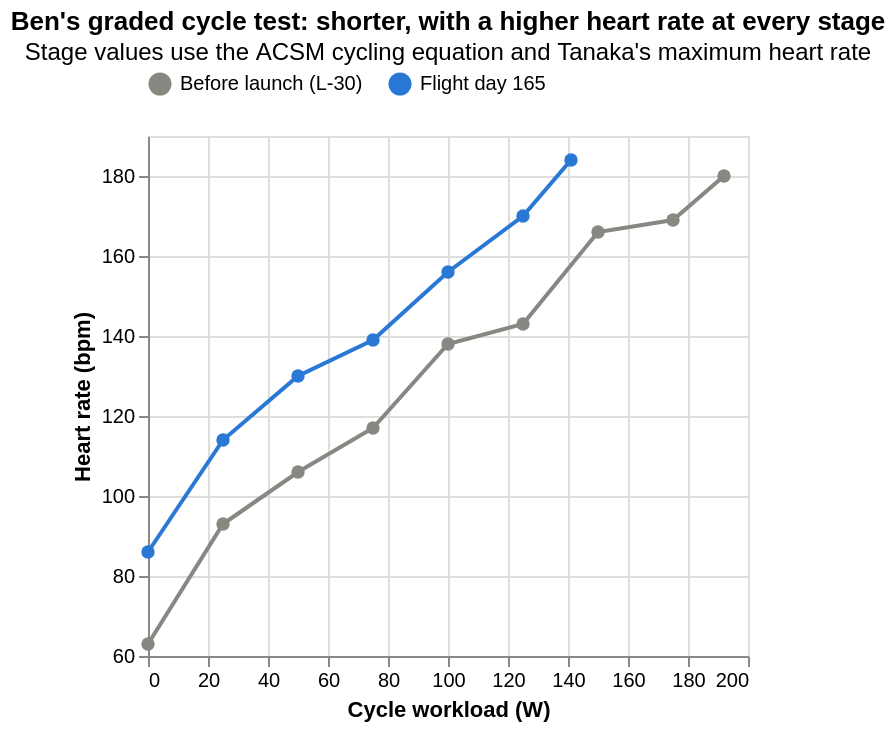

Notebook code for this chart:
### Markdown cell above
## 5. Aerobic capacity and the cycle test

VO2peak readings on the in-flight schedule, then a full graded test for Ben (no exercise) before launch and on flight day 165, one of the test days in NASA's schedule. After deconditioning the same workload takes more heart beats, which is what Campaign 3 subjects showed (a median 27.5 bpm more).

### Code cell
cyc = gs.CycleErgometer(seed=5)
stages = pd.concat([pd.DataFrame(cyc.session(ben, d)["stages"]).assign(when=w)
                    for d, w in ((-30, "Before launch (L-30)"), (164, "Flight day 165"))])
WHEN = alt.Scale(domain=["Before launch (L-30)", "Flight day 165"], range=[GRAY, BLUE])
alt.Chart(stages).mark_line(point=alt.OverlayMarkDef(size=45, filled=True), strokeWidth=2).encode(
    x=alt.X("watts:Q", title="Cycle workload (W)"), y=alt.Y("hr_bpm:Q", title="Heart rate (bpm)", scale=alt.Scale(zero=False)),
    color=alt.Color("when:N", scale=WHEN, title=None, legend=alt.Legend(orient="top")),
    tooltip=["when", "watts", "hr_bpm", "vo2_ml_kg_min", "rpe_borg"]
).properties(width="container", height=260,
             title=alt.Title("Ben's graded cycle test: shorter, with a higher heart rate at every stage",
                             subtitle="Stage values use the ACSM cycling equation and Tanaka's maximum heart rate"))

### Figure 1 — Vega-Lite specification as saved in the notebook (floating-point values rounded to 4 significant figures)
{"$schema": "https://vega.github.io/schema/vega-lite/v5.20.1.json", "config": {"view": {"continuousHeight": 300, "continuousWidth": 300}}, "data": {"name": "data-5bc4b210aec04c177864f8942486f834"}, "datasets": {"data-5bc4b210aec04c177864f8942486f834": [{"hr_bpm": 63, "minute": 0.0, "partial": false, "rpe_borg": 6, "stage": 0, "stage_minutes": 2.0, "vo2_ml_kg_min": 3.5, "watts": 0, "when": "Before launch (L-30)"}, {"hr_bpm": 93, "minute": 2.0, "partial": false, "rpe_borg": 9, "stage": 1, "stage_minutes": 2.0, "vo2_ml_kg_min": 12.0, "watts": 25, "when": "Before launch (L-30)"}, {"hr_bpm": 106, "minute": 4.0, "partial": false, "rpe_borg": 11, "stage": 2, "stage_minutes": 2.0, "vo2_ml_kg_min": 16.0, "watts": 50, "when": "Before launch (L-30)"}, {"hr_bpm": 117, "minute": 6.0, "partial": false, "rpe_borg": 12, "stage": 3, "stage_minutes": 2.0, "vo2_ml_kg_min": 21.4, "watts": 75, "when": "Before launch (L-30)"}, {"hr_bpm": 138, "minute": 8.0, "partial": false, "rpe_borg": 14, "stage": 4, "stage_minutes": 2.0, "vo2_ml_kg_min": 25.8, "watts": 100, "when": "Before launch (L-30)"}, {"hr_bpm": 143, "minute": 10.0, "partial": false, "rpe_borg": 16, "stage": 5, "stage_minutes": 2.0, "vo2_ml_kg_min": 29.3, "watts": 125, "when": "Before launch (L-30)"}, {"hr_bpm": 166, "minute": 12.0, "partial": false, "rpe_borg": 17, "stage": 6, "stage_minutes": 2.0, "vo2_ml_kg_min": 35.0, "watts": 150, "when": "Before launch (L-30)"}, {"hr_bpm": 169, "minute": 14.0, "partial": false, "rpe_borg": 19, "stage": 7, "stage_minutes": 2.0, "vo2_ml_kg_min": 39.4, "watts": 175, "when": "Before launch (L-30)"}, {"hr_bpm": 180, "minute": 16.0, "partial": true, "rpe_borg": 20, "stage": 8, "stage_minutes": 1.4, "vo2_ml_kg_min": 41.8, "watts": 192, "when": "Before launch (L-30)"}, {"hr_bpm": 86, "minute": 0.0, "partial": false, "rpe_borg": 6, "stage": 0, "stage_minutes": 2.0, "vo2_ml_kg_min": 3.6, "watts": 0, "when": "Flight day 165"}, {"hr_bpm": 114, "minute": 2.0, "partial": false, "rpe_borg": 10, "stage": 1, "stage_minutes": 2.0, "vo2_ml_kg_min": 11.4, "watts": 25, "when": "Flight day 165"}, {"hr_bpm": 130, "minute": 4.0, "partial": false, "rpe_borg": 12, "stage": 2, "stage_minutes": 2.0, "vo2_ml_kg_min": 16.7, "watts": 50, "when": "Flight day 165"}, {"hr_bpm": 139, "minute": 6.0, "partial": false, "rpe_borg": 14, "stage": 3, "stage_minutes": 2.0, "vo2_ml_kg_min": 20.7, "watts": 75, "when": "Flight day 165"}, {"hr_bpm": 156, "minute": 8.0, "partial": false, "rpe_borg": 16, "stage": 4, "stage_minutes": 2.0, "vo2_ml_kg_min": 25.4, "watts": 100, "when": "Flight day 165"}, {"hr_bpm": 170, "minute": 10.0, "partial": false, "rpe_borg": 19, "stage": 5, "stage_minutes": 2.0, "vo2_ml_kg_min": 30.2, "watts": 125, "when": "Flight day 165"}, {"hr_bpm": 184, "minute": 12.0, "partial": true, "rpe_borg": 20, "stage": 6, "stage_minutes": 1.3, "vo2_ml_kg_min": 32.9, "watts": 141, "when": "Flight day 165"}]}, "encoding": {"color": {"field": "when", "legend": {"orient": "top"}, "scale": {"domain": ["Before launch (L-30)", "Flight day 165"], "range": ["#898781", "#2a78d6"]}, "title": null, "type": "nominal"}, "tooltip": [{"field": "when", "type": "nominal"}, {"field": "watts", "type": "quantitative"}, {"field": "hr_bpm", "type": "quantitative"}, {"field": "vo2_ml_kg_min", "type": "quantitative"}, {"field": "rpe_borg", "type": "quantitative"}], "x": {"field": "watts", "title": "Cycle workload (W)", "type": "quantitative"}, "y": {"field": "hr_bpm", "scale": {"zero": false}, "title": "Heart rate (bpm)", "type": "quantitative"}}, "height": 260, "mark": {"point": {"filled": true, "size": 45}, "strokeWidth": 2, "type": "line"}, "title": {"subtitle": "Stage values use the ACSM cycling equation and Tanaka's maximum heart rate", "text": "Ben's graded cycle test: shorter, with a higher heart rate at every stage"}, "width": "container"}
